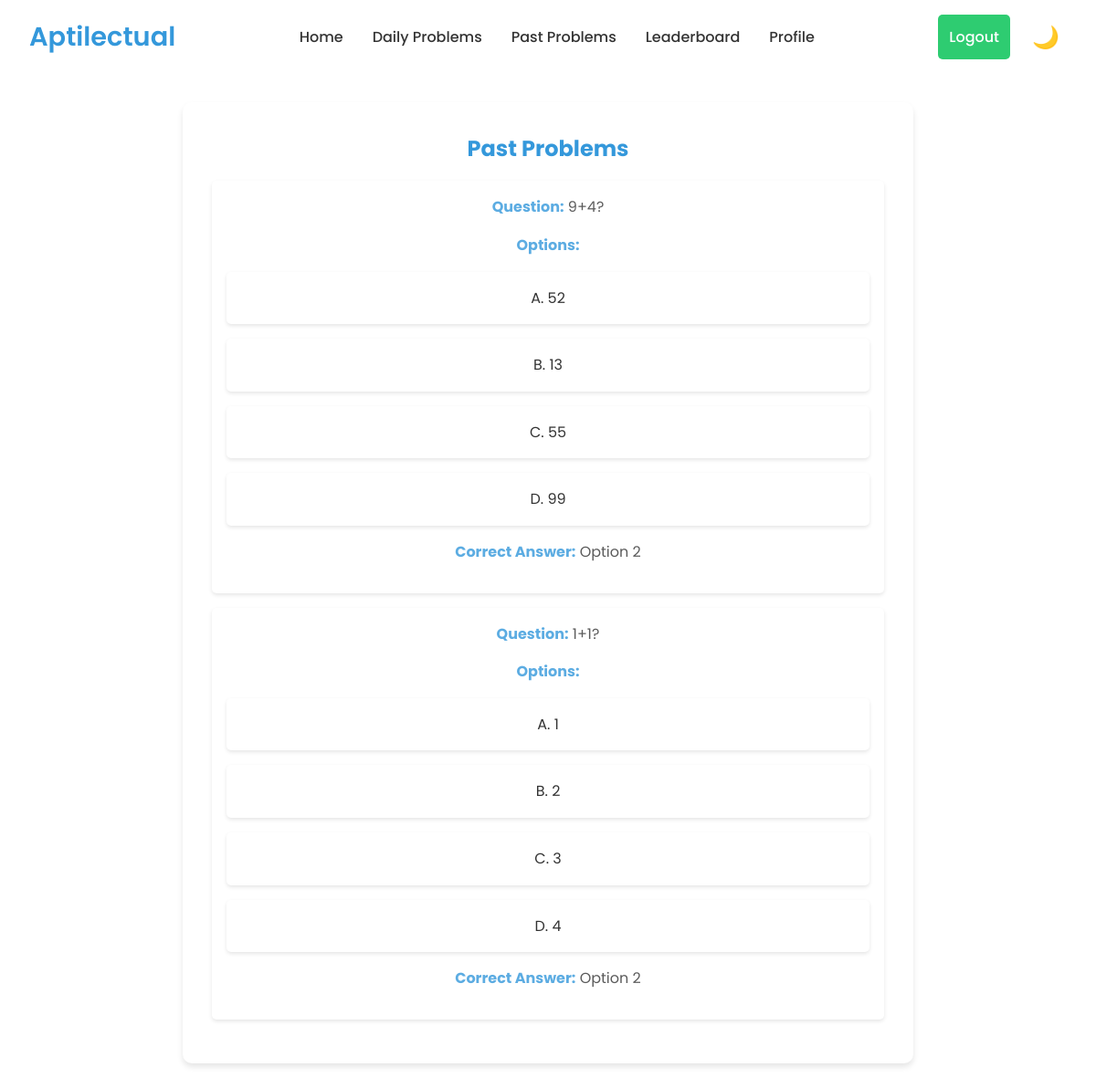
Page /past_problems/ (signed in) on the earlier database version.
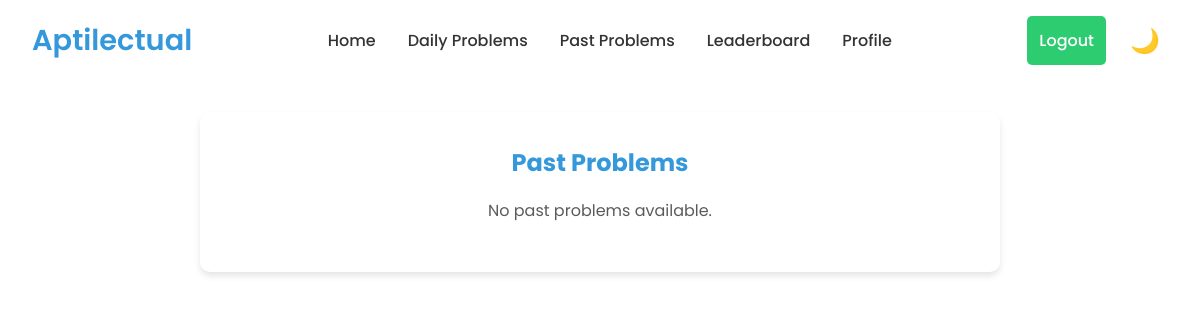
Same page on the later database version.
### aptitude/models.py (models this page shows, shortened)
class Problem(models.Model):
    id = models.AutoField(primary_key=True)  # Explicitly define the id field
    question = models.TextField(null=True, blank=True)
    option1 = models.CharField(max_length=255, null=True, blank=True)
    option2 = models.CharField(max_length=255, null=True, blank=True)
    option3 = models.CharField(max_length=255, null=True, blank=True)
    option4 = models.CharField(max_length=255, null=True, blank=True)
    correct_option = models.PositiveSmallIntegerField(
        validators=[MinValueValidator(1), MaxValueValidator(4)],
        null=True,
        blank=True
    )
    is_active = models.BooleanField(default=True, null=True, blank=True)
    done = models.BooleanField(default=False, null=True, blank=True)

### aptitude/views.py (the view)
# urls.py: path('past_problems/', views.past_problems, name='past_problems'),
@login_required
def past_problems(request):
    past_problems = Problem.objects.filter(done=True)
    return render(request, 'past_problems.html', {'past_problems': past_problems})

### aptitude/templates/past_problems.html (shortened to what this page needs)
<!DOCTYPE html>
<html lang="en">
<head>
</head>
<body>
    <header>
        <nav>
            <div class="logo">Aptilectual</div>
            <div class="nav-container">
                <ul class="nav-links">
                    <li><a href="{% url 'home' %}">Home</a></li>
                    <li><a href="{% url 'dailyprobblems' %}">Daily Problems</a></li>
                    <li><a href="{% url 'past_problems' %}">Past Problems</a></li>
                    <li><a href="{% url 'daily_leaderboard' %}">Leaderboard</a></li>
                    <li><a href="{% url 'profile' %}">Profile</a></li>
                </ul>
            </div>
            <div class="desktop-controls">
                <div class="auth-buttons">
                    {% if user.is_authenticated %}
                        <form method="POST" action="{% url 'logout' %}" style="display:inline;">
                            <button type="submit" class="btn btn-secondary">Logout</button>
                        </form>
                    {% else %}
                        <a href="{% url 'login' %}" id="loginBtn" class="btn btn-primary">Login</a>
                        <a href="{% url 'signup' %}" id="registerBtn" class="btn btn-secondary">Register</a>
                    {% endif %}
                </div>
                <button id="themeToggle" class="theme-toggle"></button>
            </div>
        </nav>
    </header>
    <main>
        <section class="past-problems-container">
            <h2>Past Problems</h2>
            {% if past_problems %}
                <ul>
                    {% for problem in past_problems %}
                        <li>
                            <p><strong>Question:</strong> {{ problem.question }}</p>
                            <p><strong>Options:</strong></p>
                            <ul>
                                <li>A. {{ problem.option1 }}</li>
                                <li>B. {{ problem.option2 }}</li>
                                <li>C. {{ problem.option3 }}</li>
                                <li>D. {{ problem.option4 }}</li>
                            </ul>
                            <p><strong>Correct Answer:</strong> Option {{ problem.correct_option }}</p>
                        </li>
                    {% endfor %}
                </ul>
            {% else %}
                <p>No past problems available.</p>
            {% endif %}
        </section>
    </main>
</body>
</html>

Differences in the rows shown:
no longer on this page (row edited): Problem: question "9+4?", option1 "52", option2 "13", option3 "55", option4 "99", correct_option "2"
no longer on this page (row edited): Problem: question "1+1?", option1 "1", option2 "2", option3 "3", option4 "4", correct_option "2"
Other differences:
text now shown: "No past problems available."
